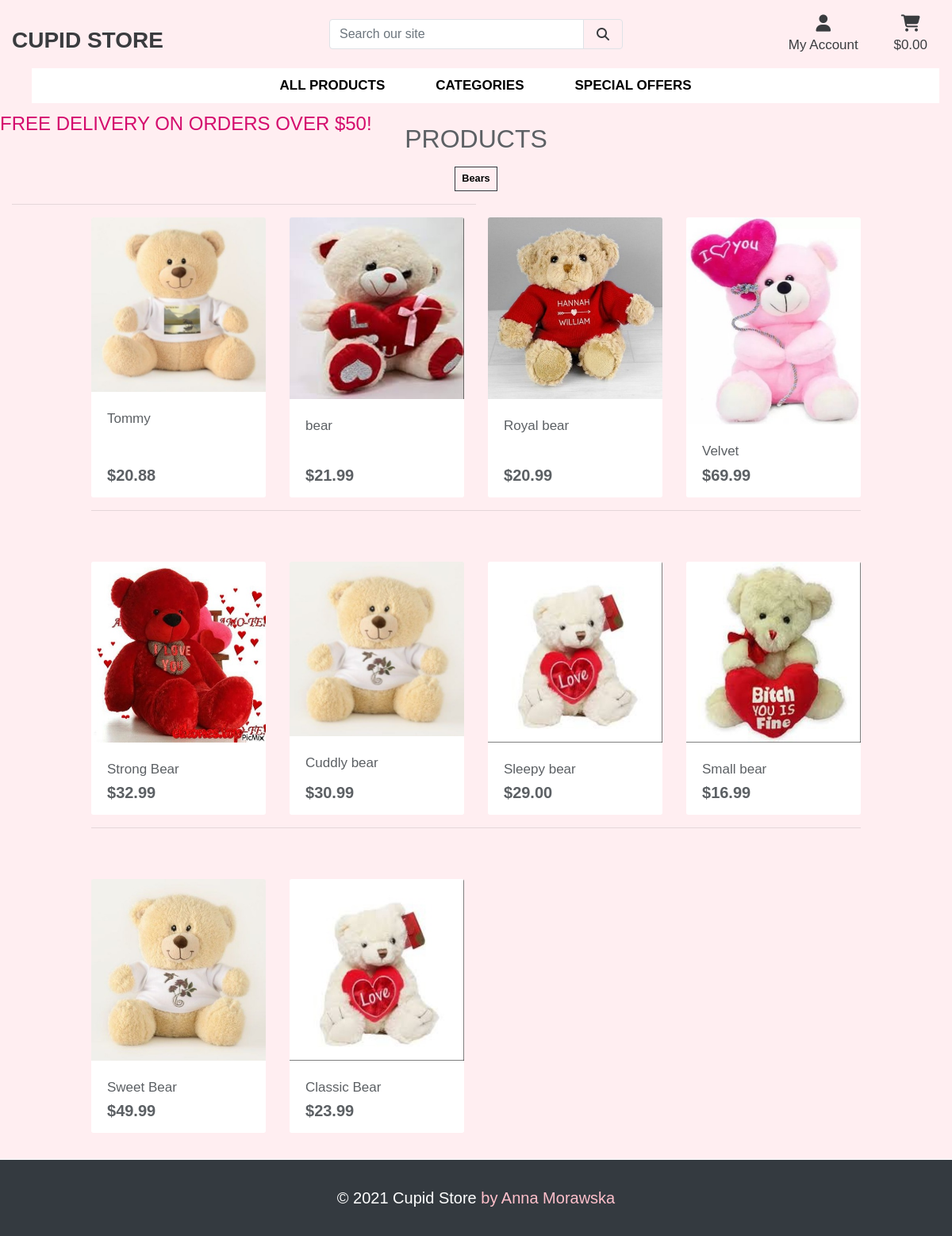
The page /products/?category=bears on the database its author committed.
### products/models.py (models this page shows, shortened)
class Category(models.Model):
    class Meta:
        verbose_name_plural = 'Categories'
    name = models.CharField(max_length=254)
    friendly_name = models.CharField(max_length=254, null=True, blank=True)

class Product(models.Model):
    category = models.ForeignKey('Category', null=True, blank=True, on_delete=models.SET_NULL)
    sku = models.CharField(max_length=254, null=True, blank=True)
    name = models.CharField(max_length=254)
    description = models.TextField()
    price = models.DecimalField(max_digits=6, decimal_places=2)
    image = models.ImageField(null=True, blank=True)

### products/views.py (the view, shortened to what this page needs)
# urls.py: path('', views.all_products, name='products'),
def all_products(request):
    products = Product.objects.all()
    query = None
    categories = None
    sort = None
    direction = None
    if request.GET:
        if 'category' in request.GET:
            categories = request.GET['category'].split(',')
            products = products.filter(category__name__in=categories)
            categories = Category.objects.filter(name__in=categories)
    current_sorting = f'{sort}_{direction}'
    context = {
        'products': products,
        'search_term': query,
        'current_categories': categories,
        'current_sorting': current_sorting,
    }
    return render(request, 'products/products.html',
     context)

### cart/contexts.py (called while the page is built, shortened)
def cart_contents(request):
    cart_items = []
    total = 0
    product_count = 0
    cart = request.session.get('cart', {})
    if total < settings.FREE_DELIVERY_THRESHOLD:
        delivery = total * Decimal(settings.STANDARD_DELIVERY_PERCENTAGE / 100)
        free_delivery_delta = settings.FREE_DELIVERY_THRESHOLD - total
    else:
        delivery = 0
        free_delivery_delta = 0
    grand_total = delivery + total
    context = {
        'cart_items': cart_items,
        'total': total,
        'product_count': product_count,
        'delivery': delivery,
        'free_delivery_delta': free_delivery_delta,
        'free_delivery_threshold': settings.FREE_DELIVERY_THRESHOLD,
        'grand_total': grand_total,
    }
    return context

### products/templates/products/products.html (shortened to what this page needs)
{% extends "base.html" %}
{% load static %}
{% block content %}
    <div class=" bg container-fluid">
        <div class="row">
            <div class="col text-center mt-3">
                 <h2 class="logo-font">Products</h2>
                {% for c in current_categories %}
                    <a class="category-badge text-decoration-none" href="{% url 'products' %}?category={{ c.name }}">
                        <span class="p-2 mt-2 badge badge-white text-black rounded-0 border border-dark">{{ c.friendly_name }}</span>
                    </a>
                {% endfor %}
                <hr class="w-50 mb-1">
            </div>
        </div>
        <div class="row" style="margin-bottom: 130px;">
            <div class="product-container col-10 offset-1">
                <div class="row">
                    {% for product in products %}
                        <div class="col-sm-6 col-md-6 col-lg-4 col-xl-3">
                            <div class="card h-100 border-0">
                                {% if product.image %}
                                <a href="{% url 'product_detail' product.id %}">
                                    <img class="card-img-top img-fluid" src="{{ product.image.url }}" alt="{{ product.name }}">
                                </a>
                                {% else %}
                                <a href="{% url 'product_detail' product.id %}">
                                    <img class="card-img-top img-fluid" src="{{ MEDIA_URL }}noimage.png" alt="{{ product.name }}">
                                </a>
                                {% endif %}
                                <div class="card-body pb-0">
                                    <p class="mb-0">{{ product.name }}</p>
                                </div>
                                <div class="card-footer bg-white pt-0 border-0 text-left">
                                    <div class="row">
                                        <div class="col">
                                            <p class="lead mb-0 text-left font-weight-bold">${{ product.price }}</p>
                                        </div>
                                    </div>
                                </div>
                            </div>
                        </div>
                        {% if forloop.counter|divisibleby:4 %}
                            <div class="col-12 d-none d-xl-block mb-5">
                                <hr>
                            </div>
                        {% endif %}
                    {% endfor %}
                </div>
            </div>
        </div>
    </div>
{% endblock %}

### templates/base.html (shortened to what this page needs)
{% load static %}
<!doctype html>
<html lang="en">
  <head>
    {% block corecss %}
        <link rel="stylesheet" href="https://stackpath.bootstrapcdn.com/bootstrap/4.4.1/css/bootstrap.min.css">
        <link rel="stylesheet" href="{% static 'css/base.css' %}">
    {% endblock %}
  </head>
  <body>
    <header class="container-fluid fixed-top">
        <div id="topnav" class="row pt-lg-2 d-none d-lg-flex">
            <div class="col-12 col-lg-4 my-auto py-1 py-lg-0 text-center text-lg-left">
                <a class="nav-link main-logo-link">
                    <a href="{% url 'products' %}" ><h3 class="logo-font text-icone-color my-0"><strong>Cupid Store</strong></h3></a>
                </a>
            </div>
            <div class="col-12 col-lg-4 my-auto py-1 py-lg-0">
                <form method="GET" action="{% url 'products' %}">
                    <div class="input-group w-100">
                        <input class="form-control border text-icone-color rounded-1" type="text" name="q" placeholder="Search our site">
                        <div class="input-group-append">
                            <button class="form-control btn border text-icone-color rounded-1" type="submit">
                                <span class="icon">
                                    <i class="fas fa-search"></i>
                                </span>
                            </button>
                        </div>
                    </div>
                </form>
            </div>
            <div class="col-12 col-lg-4 my-auto py-1 py-lg-0">
                <ul class="list-inline list-unstyled text-center text-lg-right my-0">
                    <li class="list-inline-item dropdown">
                        <a class="text-color nav-link" href="#" id="user-options" data-toggle="dropdown" aria-haspopup="true" aria-expanded="false">
                            <div class="text-center">
                                <div><i class="text-icone-color fas fa-user fa-lg"></i></div>
                                <p class="my-0 text-icone-color">My Account</p>
                            </div>
                        </a>
                    </li>
                    <li class="list-inline-item">
                        <a class="{% if grand_total %}text-info font-weight-bold{% else %}text-black{% endif %} nav-link" href="{% url 'view_cart' %}">
                            <div class="text-center">
                                <div><i class="fas fa-shopping-cart fa-lg text-icone-color"></i></div>
                                <p class="text-icone-color my-0">
                                    {% if grand_total %}
                                        ${{ grand_total|floatformat:2 }}
                                    {% else %}
                                        $0.00
                                    {% endif %}
                                </p>
                            </div>
                        </a>
                    </li>
                </ul>
            </div>
        </div>
          <div class="row bg-yelllow">
            <nav class="navbar navbar-expand-lg navbar-light w-100">
                {% include 'includes/main-nav.html' %}
            </nav>
            <div id="delivery-banner" class="row text-center">
            <div class="col bg-black text-white">
                <h4 class="logo-font my-1" style='color:#d40c6d'>Free delivery on orders over ${{ free_delivery_threshold }}!</h4>
            </div>
        </div>
    </header>
    {% block content %}
    {% endblock %}
    {% include 'includes/footer.html' %}
  </body>
</html>

### templates/includes/main-nav.html (shortened to what this page needs)
<div class="collapse navbar-collapse" id="main-nav" style="background-color:white">
    <ul class="navbar-nav w-auto mx-auto">
        <li class="nav-item dropdown">
            <a class="logo-font font-weight-bold nav-link text-black mr-5" href="#" id="all-products-link" data-toggle="dropdown" aria-haspopup="true" aria-expanded="false">
                All Products
            </a>
        </li>
        <li class="nav-item dropdown">
            <a class="logo-font font-weight-bold nav-link text-black mr-5" href="#" id="all-products-link" data-toggle="dropdown" aria-haspopup="true" aria-expanded="false">
                Categories
            </a>
        </li>
        <li class="nav-item dropdown">
            <a class="logo-font font-weight-bold nav-link text-black" href="{% url 'products' %}?category=deals" class="dropdown-item" id="specials-link" data-toggle="dropdown" aria-haspopup="true" aria-expanded="false">
                Special Offers
            </a>
        </li>
    </ul>
</div>

### templates/includes/footer.html (shortened to what this page needs)
<footer class=" text-position center_footer_text bg-dark text-white mt-5 p-5">
    <div class="container lead text-center"> © 2021 Cupid Store <a  style="color:pink;"href="https://github.com/amorawskanew/cupid_ecommerce_store_project_4" target="_blank">by Anna Morawska</a>
    </div>

### static/css/base.css (style rules this page uses)
* { margin:0; padding:0; }
body { margin:0; font-family: Arial, "Helvetica Neue", Helvetica, sans-serif; font-size:17px; color: rgb(92, 96, 100); line-height:1.6; }
.icon { align-items: center; display: inline-flex; justify-content: center; height: 1.5rem; width: 1.5rem; }
.logo-font { text-transform: uppercase !important; text-decoration: none !important; }
.main-logo-link { width: fit-content; }
.text-color { color: rgb(92, 96, 100); }
.text-icone-color { color: rgb(58, 60, 63); }
.text-black { color: #000 !important; }
.bg-white { opacity: 200%; }
footer { position: fixed; left: 0; bottom: 0; width: 100%; height: 30px; text-align: center; color: transparent; }
.center_footer_text { text-align: center; padding-bottom: 8px; }
@media (min-width: 1200px) { .container { max-width: 80%; } }

### products/templates/products/products.html (style rules this page uses)
body { background-color: rgb(255, 213, 220, 0.4) }

### templates/includes/footer.html (style rules this page uses)
.text-position { display:flex; position: fixed; bottom: 0; left: 0; right: 0; height: 50px; width: 100%; border-top: 1px solid white; justify-content:center; align-items:center; }

### rows shown on the page
Category: friendly_name "Bears"
Product: image (picture), name "Tommy", price "20.88"
Product: image (picture), name "bear", price "21.99"
Product: image (picture), name "Royal bear", price "20.99"
Product: image (picture), name "Velvet", price "69.99"
Product: image (picture), name "Strong Bear", price "32.99"
Product: image (picture), name "Cuddly bear", price "30.99"
Product: image (picture), name "Sleepy bear", price "29.00"
Product: image (picture), name "Small bear", price "16.99"
Product: image (picture), name "Sweet Bear", price "49.99"
Product: image (picture), name "Classic Bear", price "23.99"

### other values the page prints
{{ free_delivery_threshold }} "50"
